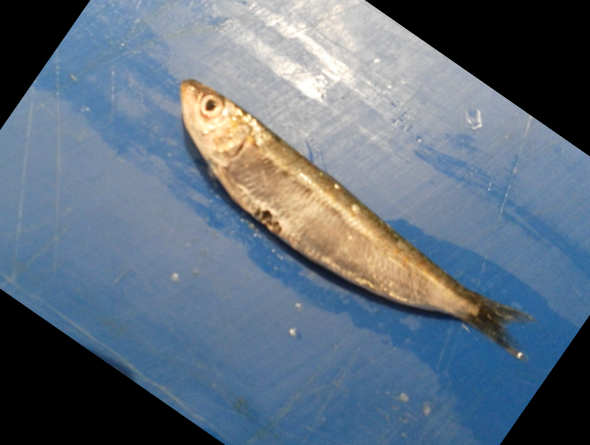
#> input picture Fish_Dataset/Black Sea Sprat/00002.png, 590 x 445 px; its folder holds only this picture in this run; the run also reads 1 picture not shown here
$ jupyter execute --allow-errors 'Fish Classifications.ipynb'
#> lines starting #> are read from the running program, lines starting #| are printed output that depends on the picture
[cell 1]
import pandas as pd
import matplotlib.pyplot as plt
import seaborn as sns
import os
from PIL import Image
from pathlib import Path
import random
import numpy as np
import pandas as pd

from sklearn.model_selection import train_test_split
from sklearn.svm import SVC
from sklearn.ensemble import RandomForestClassifier
from sklearn.neighbors import KNeighborsClassifier
from sklearn.metrics import accuracy_score, confusion_matrix

[cell 2]
file = Path("./Fish_Dataset")  # dataset location path
File_Path = list(file.glob(r"**/*.png"))
Labels = list([os.path.split(os.path.split(x)[0])[1] for x in File_Path])

[cell 3]
File_Path = pd.Series(File_Path).astype(str)
Labels = pd.Series(Labels)
fish_data = pd.concat([File_Path, Labels], axis=1)
fish_data.columns = ['Image_Path', 'Class']

[cell 4]
# Drop all the images that ends with (GT)
fish_data = fish_data[fish_data["Class"].apply(
    lambda x: x[-2:] != "GT")].reset_index(drop=True)

fish_data.head()  # get first 5 rows of the dataset

[cell 5]
fish_data.shape

[cell 6]
# 1. Bar Plot: Class Distribution
class_counts = fish_data['Class'].value_counts()
plt.figure(figsize=(10, 6))
sns.barplot(x=class_counts.index, y=class_counts.values)
plt.title('Class Distribution')
plt.xlabel('Class')
plt.ylabel('Count')
plt.xticks(rotation=45)
plt.show()
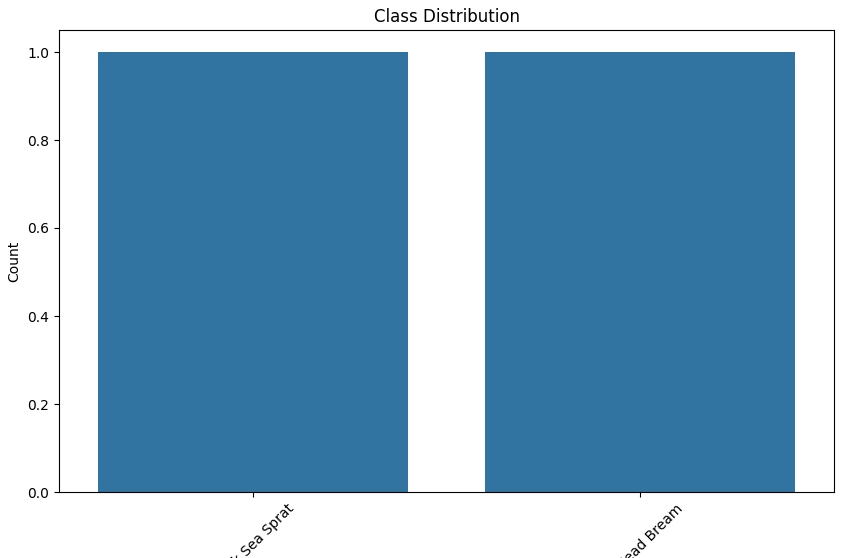
#> figure drawn by matplotlib, 1 panel

[cell 7]
# 2. Sample Images
sample_images_dir = './'
# Assumes 'Image_Path' column contains image file paths
sample_images = fish_data.groupby('Class').first()['Image_Path']
plt.figure(figsize=(10, 6))
for i, class_name in enumerate(sample_images.index):
    image_path = os.path.join(sample_images_dir, sample_images[class_name])
    image = Image.open(image_path)
#> image is the input picture: PIL image 590x445 RGB; mean R, G, B 97.1, 111.3, 126.2
    plt.subplot(3, 3, i + 1)
    plt.imshow(image)
    plt.title(class_name)
    plt.axis('off')
#> pass 2 of the loop `for i, class_name in enumerate(sample_images.index):`:
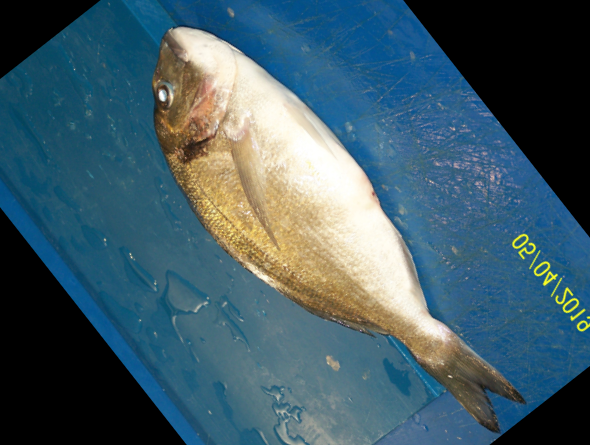
#> input picture Fish_Dataset/Gilt-Head Bream/00002.png, 590 x 445 px
#> image is the input picture: PIL image 590x445 RGB; mean R, G, B 64.5, 91.7, 103.4
plt.tight_layout()
plt.show()
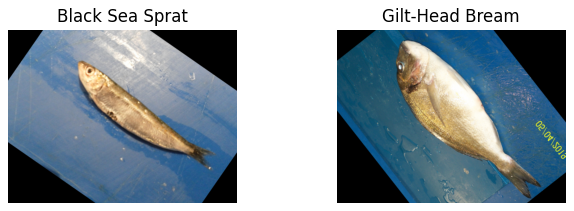
#> figure drawn by matplotlib, 2 panels

[cell 8]
subclasses = list(fish_data['Class'].unique())

[cell 9]
# 3. Image Size Distribution
image_sizes = []
#> (the rest of this cell did not finish here and is left out)

#> (a cell that did not finish here is left out)

[cell 11]
# 5. Image Grid of Multiple Subclasses
plt.figure(figsize=(12, 12))
#> (the rest of this cell did not finish here and is left out)

[cell 12]
# 6. Pairwise Image Comparison
plt.figure(figsize=(15, 15))
#> (the rest of this cell did not finish here and is left out)

[cell 13]
fish_data.head()

[cell 14]
# Prepare the feature matrix (X) and target variable (y)
X = []
y = fish_data['Class'].values

for image_path in fish_data['Image_Path']:
    path = os.path.join(image_path)
    image = Image.open(path)
    image = image.resize((64, 64))  # Resize the images for consistency
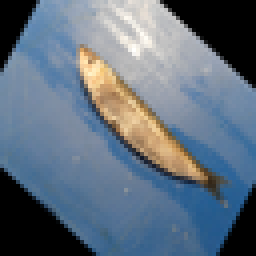
#> image: PIL image 64x64 RGB (shown 4 times larger); mean R, G, B 97.1, 111.4, 126.3
    image_array = np.array(image)
    X.append(image_array.reshape(-1))
#> pass 2 of the loop `for image_path in fish_data['Image_Path']:`:
#> `image = image.resize((64, 64))`:
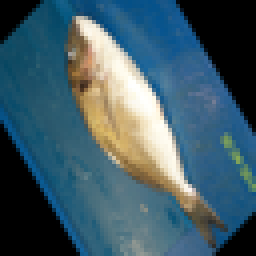
#> image: PIL image 64x64 RGB (shown 4 times larger); mean R, G, B 64.5, 91.7, 103.5

[cell 15]
X = np.array(X)

# Split the dataset into training and testing sets
X_train, X_test, y_train, y_test = train_test_split(X,
                                                    y,
                                                    test_size=0.2,
                                                    random_state=42)

[cell 16]
# dimensions of dataset
X_train.shape, X_test.shape
#> Out = ((1, 12288), (1, 12288))

[cell 17]
# SVM Classifier
svm_model = SVC(kernel='rbf', C=10, gamma='scale')
#> (the rest of this cell did not finish here and is left out)

[cell 18]
# Random Forest Classifier
rf_model = RandomForestClassifier(n_estimators=100, random_state=42)
rf_model.fit(X_train, y_train)
rf_predictions = rf_model.predict(X_test)
rf_accuracy = accuracy_score(y_test, rf_predictions)
#> rf_accuracy = 0
rf_confusion_matrix = confusion_matrix(y_test, rf_predictions)
#> rf_confusion_matrix = [[0, 0], [1, 0]]
